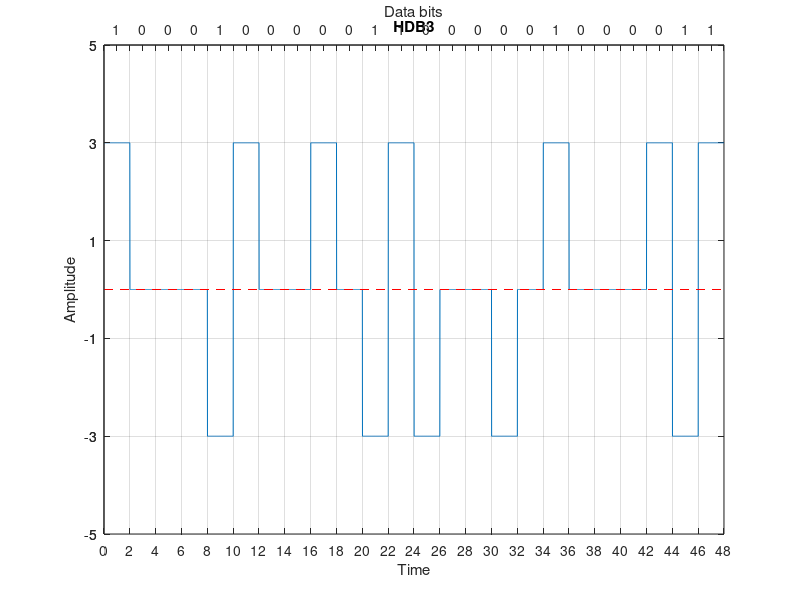

Write MATLAB code to recreate this figure.
clear all;close all;clc;

bits = [1 0 0 0 1 0 0 0 0 0 1 1 0 0 0 0 0 1 0 0 0 0 1 1];
voltage = 3;

zero_cnt = 0;
one_cnt = 0;
prv_nonzero_voltage = -voltage;
for i = 1 : length(bits)
    if bits(i) == 0
        zero_cnt = zero_cnt + 1;
    else
        modulated(i) = -prv_nonzero_voltage;
        prv_nonzero_voltage = -prv_nonzero_voltage;
        one_cnt = one_cnt + 1;
        zero_cnt = 0;
    endif
    if zero_cnt == 4
        if mod(one_cnt, 2) == 1
              modulated(i) = prv_nonzero_voltage;
              one_cnt = one_cnt + 1;
        else
              modulated(i-3) = -prv_nonzero_voltage;
              modulated(i) = -prv_nonzero_voltage;
              prv_nonzero_voltage = -prv_nonzero_voltage;
              one_cnt = one_cnt + 2;
         endif
        zero_cnt = 0;
    endif
endfor

bit_duration = 2;
fs = 100;
Total_time = length(bits) * bit_duration;   # time needed to send whole data
time = 0: 1/fs: Total_time;

idx = 1;
for i = 1 : length(time)
    signal(i) = modulated(idx);
    if time(i) / bit_duration >= idx
        idx = idx + 1;
    endif
endfor

# ploting
plot(time, signal);
xticks([0: bit_duration: Total_time]);
yticks([-voltage-2: 2: voltage+2]);
ylim([-voltage-2, voltage+2]);
xlim([0, Total_time]);
grid on;
title("HDB3");
xlabel("Time");
ylabel("Amplitude");
line ([0, Total_time], [0 0], "linestyle", "--", "color", "r");

% Top axis
ax1=gca;
ax2 = axes('Position', get(ax1, 'Position'), 'Color', 'none');
set(ax2, 'XAxisLocation', 'top');
set(ax2, 'XLim', get(ax1, 'XLim'));
set(ax2, 'YLim', get(ax1, 'YLim'));
set(ax2, 'XTick', [bit_duration/2: bit_duration: Total_time]);
set(ax2, 'YTick', [-voltage-2: 2: voltage+2]);
set(ax2, 'XTickLabel', bits);
set(ax2, 'XLabel', 'Data bits');



%Demodulation
idx = 1;
prv_nonzero_voltage = -voltage;
for i = 1 : length(time)
    if time(i)/bit_duration >= idx
        data = signal(i);

        if data == 0
            demodulated(idx) = 0;
        elseif (data == prv_nonzero_voltage)
            demodulated(idx-3) = 0;
            demodulated(idx-2) = 0;
            demodulated(idx-1) = 0;
            demodulated(idx) = 0;
        else
            demodulated(idx) = 1;
            prv_nonzero_voltage = -prv_nonzero_voltage;
        endif
        idx = idx + 1;
    endif
endfor

disp("Orginal bits:");
disp(bits);

disp("Demodulation:");
disp(demodulated);

